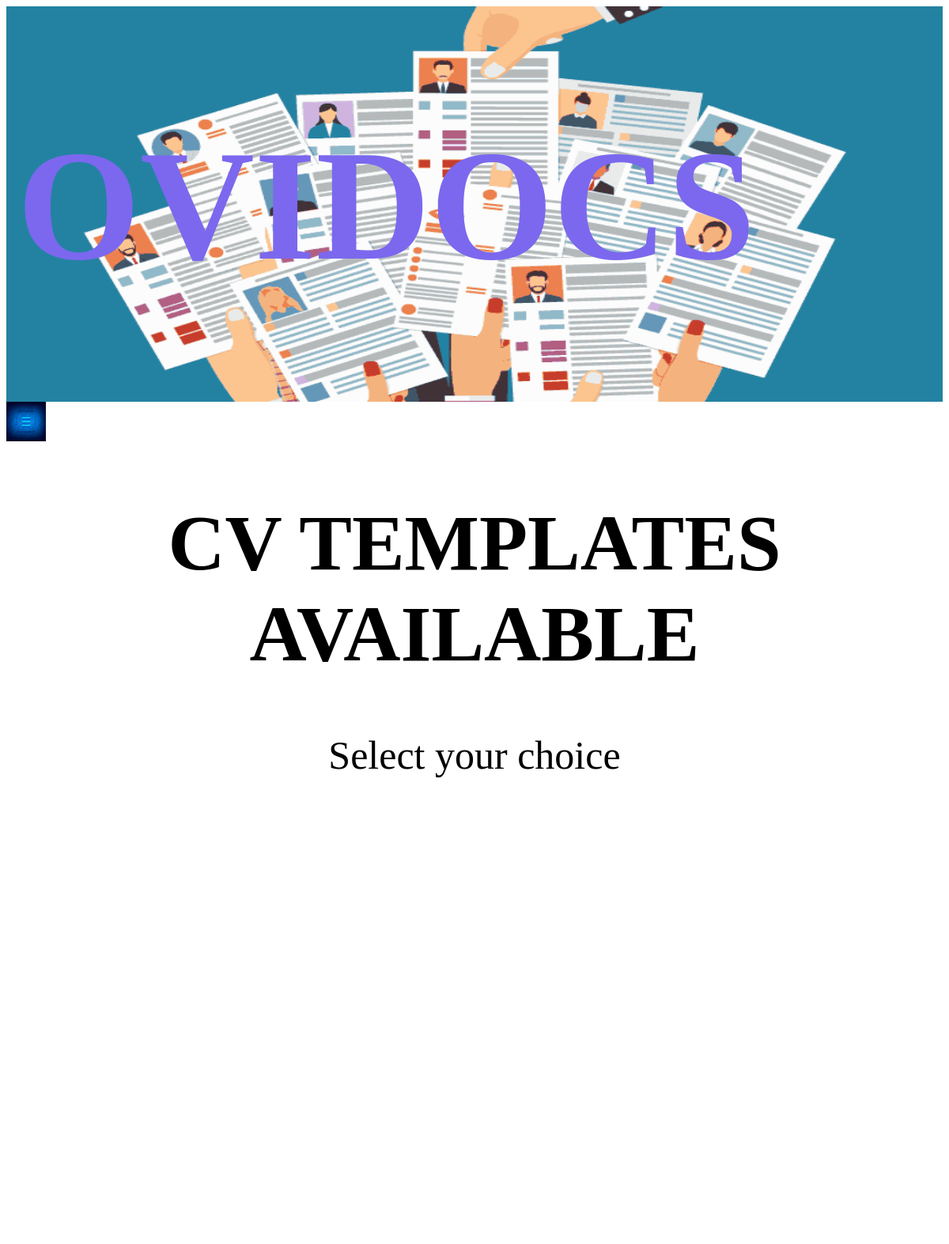
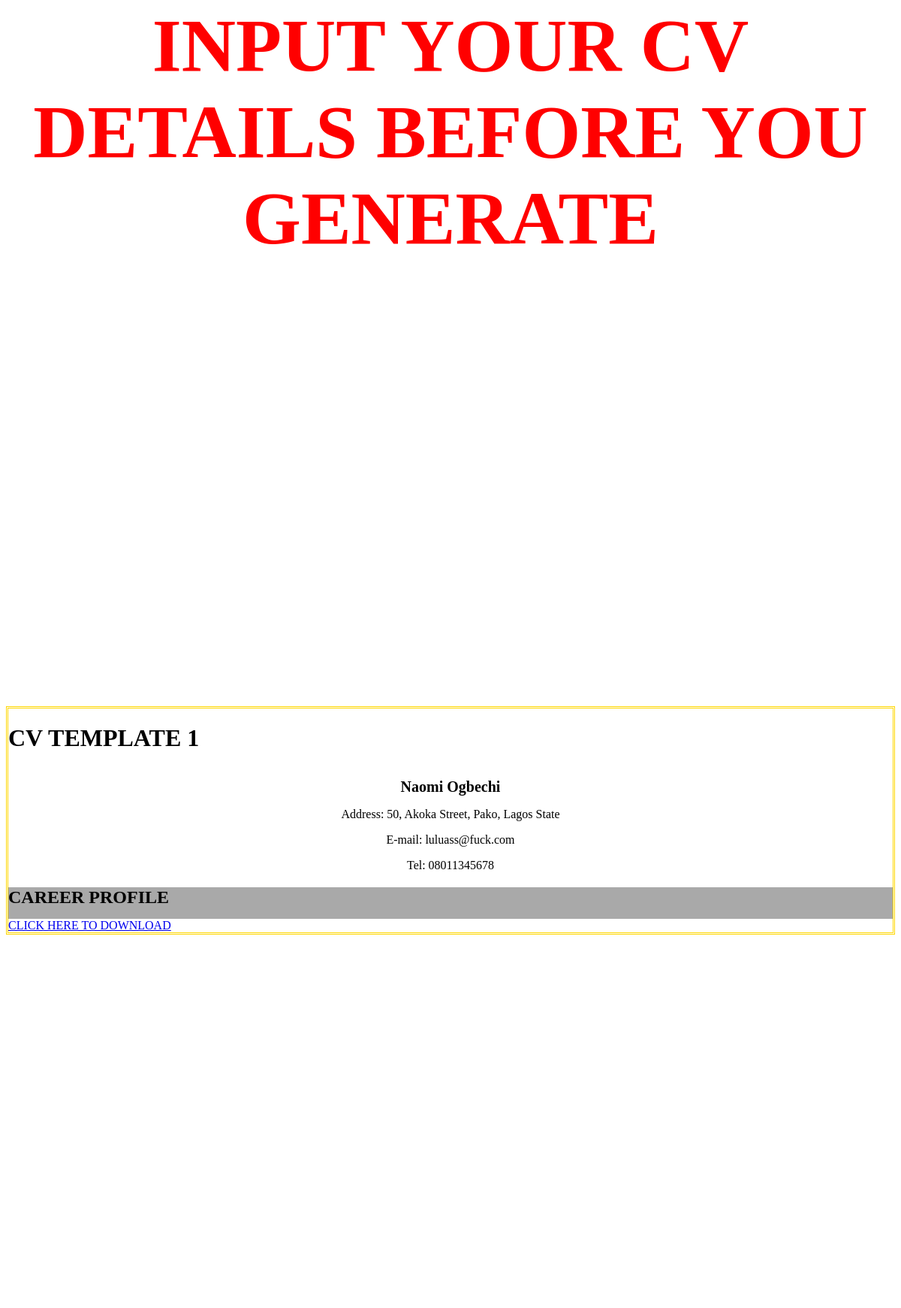
Page /cvgen/ (signed in, upper part) on the committed database (2 pictures, top to bottom).
### docs/models.py (models this page shows, shortened)
class Details(models.Model):
    pic = models.ImageField()
    fname = models.CharField(max_length=250)
    lname = models.CharField(max_length=250)
    email = models.EmailField()
    phone = models.IntegerField()
    author = models.ForeignKey(User, on_delete= models.CASCADE, null= True, blank= True)

class Address(models.Model):
    snum = models.IntegerField()
    stname = models.CharField(max_length=250)
    lgname = models.CharField(max_length=250)
    state = models.CharField(max_length=250)
    author = models.ForeignKey(User, on_delete= models.CASCADE, null= True, blank= True)

### docs/views.py (the view)
# urls.py: path('cvgen/', views.cvgen, name= "cvgen"),
def cvgen(request):
    dets = Details.objects.all()
    adds = Address.objects.all()
    objs = Objectives.objects.all()
    edus = Education.objects.all()
    works = Works.objects.all()
    skills = Skills.objects.all()
    refs = References.objects.all()
    return render(request, 'cvgen.html', {'dets': dets, 'adds':adds, 'objs':objs, 'edus': edus, 'works':works, 'skills':skills, 'refs':refs})

### templates/cvgen.html (shortened to what this page needs)
{% load static %}
<!DOCTYPE html>
<html>
    {% if user.is_authenticated %}
    <head>
        <link href="{% static 'images/css/styles.css' %}" rel="stylesheet" />
    </head>
    <body>
        <div class="pt">
            <img src="{% static 'images/titlepic.gif' %}" class="cv" alt="image">
            <div class="container"><h1 style="color: mediumslateblue;">OVIDOCS</h1></div>
        </div>
        <div class="menu">
            <img src="{% static 'images/menu-bar.jpg' %}" class="bar" alt="image">
            <center>
            <h1 style="font-size: 100px;">CV TEMPLATES AVAILABLE</h1>
            <p style="font-size: 50px;">Select your choice</p>
            </center>
        </div>
{% for det in dets %}
{% if det.author.id == user.id %}
<div class="cvdivs">
    <h1>CV TEMPLATE 1</h1>
<div class="window">
<center>
    <h1 style= "font-size: 20px;">{{det.fname}} {{det.lname}}</h1>
    {% if adds %}
    {% for add in adds %}
    {% if add.author.id == user.id %}
    <p>Address: {{add.snum}}, {{add.stname}}, {{add.lgname}}, {{add.state}}</p>
    {% endif %}
    {% endfor %}
    {% else %}
    <p>ADDRESS NOT STATED</p>
    {% endif %}
    <p>E-mail: {{det.email}} </p> <p>Tel: 08011345678</p>
    </center>
    <section class="bio">
    {% if objs %}
        <div class="data"><h1>CAREER PROFILE</h1></div>
    {% endif %}
    </section>
</div>
<a href="cv1">CLICK HERE TO DOWNLOAD</a>
</div>
{% else %}
<center><div class="warning"><h1 style="font-size: 100px; color: red;">INPUT YOUR CV DETAILS BEFORE YOU GENERATE</h1></div></center>
{% endif %}
{% endfor %}
    </body>
    {% else %}
    <h1>YOU ARE NOT LOGGED IN</h1>
    {% endif %}
</html>

### static/images/css/styles.css (style rules this page uses)
.pt { position: relative; height: 500px; max-width: 100%; overflow: auto; }
.pt .container { position: absolute; bottom: 0; right: 20%; font-size: 100px; font-family: 'Times New Roman', Times, serif; text-align: center; }
.cv { height:inherit; width: 100%; z-index: -1; }
.menu { border: 8px; margin: 0%; padding: 0%; }
.bar { height: 50px; width: 50px; }
.window { width: 100%; height: 200px; overflow-y: auto; overflow-x: auto; }
.window .data { width: 100%; height: 50px; background-color: darkgray; }
.window .bio { width: 100%; height: 200px; }
.window section { font-family: Georgia, 'Times New Roman', Times, serif; margin-bottom: 50px; }
.cvdivs { border-style: double; border-color: gold; margin-bottom: 500px; }
.warning { max-width: 100%; height: auto; margin-top: 50%; margin-bottom: 50%; }

### rows in the picture
Details: shows "INPUT YOUR CV DETAILS BEFORE YOU GENERATE"
Details: fname "Naomi", lname "Ogbechi", email "luluass@fuck.com"
Address: snum "50", stname "Akoka Street", lgname "Pako", state "Lagos State"
